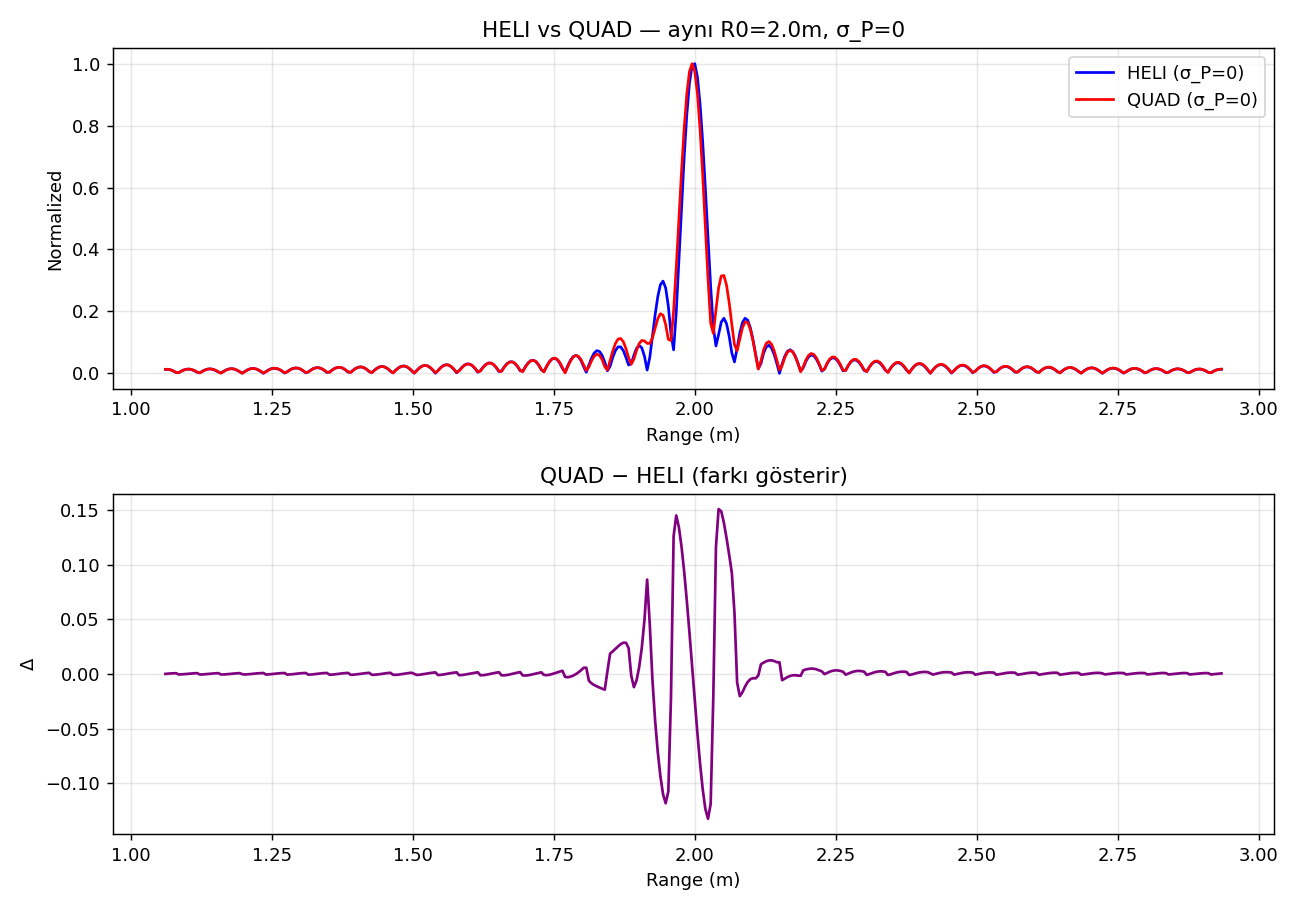

This figure's Python source:
"""HELI vs QUAD sentetik profiller üst üste: CNN'in öğrenebileceği fark var mı?"""
import numpy as np
import matplotlib.pyplot as plt
from main import (HELI_REF_PARAMS, QUAD_REF_PARAMS, generate_single_profile,
                  R0_HELI, R0_QUAD, range_axis_around)

rng = np.random.default_rng(0)

# Aynı R0'da (karşılaştırılabilir ekseneler için) σ_P=0 deterministik
R0 = 2.0
heli = generate_single_profile(HELI_REF_PARAMS, sigma_p=0.0, R0=R0, rng=rng)
quad = generate_single_profile(QUAD_REF_PARAMS, sigma_p=0.0, R0=R0, rng=rng)

x = range_axis_around(R0)
fig, axes = plt.subplots(2, 1, figsize=(10, 7))

axes[0].plot(x, heli, color="blue", label="HELI (σ_P=0)")
axes[0].plot(x, quad, color="red", label="QUAD (σ_P=0)")
axes[0].set_title("HELI vs QUAD — aynı R0=2.0m, σ_P=0")
axes[0].set_xlabel("Range (m)")
axes[0].set_ylabel("Normalized")
axes[0].legend()
axes[0].grid(True, alpha=0.3)

# Fark
axes[1].plot(x, quad - heli, color="purple")
axes[1].set_title("QUAD − HELI (farkı gösterir)")
axes[1].set_xlabel("Range (m)")
axes[1].set_ylabel("Δ")
axes[1].grid(True, alpha=0.3)

# Dominant farkın hangi bin'lerde olduğu
peak_diff_bins = np.argsort(np.abs(quad - heli))[-5:][::-1]
print("En büyük farklı 5 bin (x-m | Δ):")
for b in peak_diff_bins:
    print(f"  bin {b:3d}  range={x[b]:.3f} m  Δ={quad[b]-heli[b]:+.4f}")

plt.tight_layout()
plt.savefig("class_diff.png", dpi=130)
print("✅ class_diff.png")
